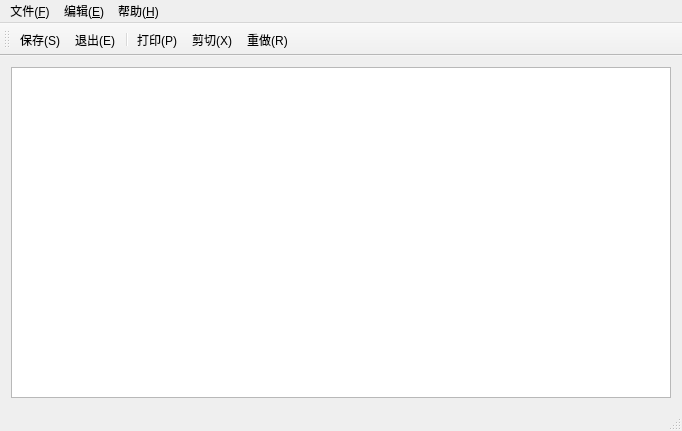
<?xml version="1.0" encoding="UTF-8"?>
<ui version="4.0">
 <class>MainWindow</class>
 <widget class="QMainWindow" name="MainWindow">
  <property name="geometry">
   <rect>
    <x>0</x>
    <y>0</y>
    <width>682</width>
    <height>431</height>
   </rect>
  </property>
  <property name="windowTitle">
   <string>MainWindow</string>
  </property>
  <widget class="QWidget" name="centralWidget">
   <layout class="QHBoxLayout" name="horizontalLayout">
    <item>
     <widget class="QTextEdit" name="textEdit">
      <property name="font">
       <font>
        <family>楷体</family>
        <pointsize>12</pointsize>
       </font>
      </property>
      <property name="styleSheet">
       <string notr="true"/>
      </property>
     </widget>
    </item>
   </layout>
  </widget>
  <widget class="QMenuBar" name="menuBar">
   <property name="geometry">
    <rect>
     <x>0</x>
     <y>0</y>
     <width>682</width>
     <height>23</height>
    </rect>
   </property>
   <widget class="QMenu" name="menu">
    <property name="title">
     <string>文件(&amp;F)</string>
    </property>
    <addaction name="newAction"/>
    <addaction name="openAction"/>
    <addaction name="saveAction"/>
    <addaction name="saveAsAction"/>
    <addaction name="separator"/>
    <addaction name="printfActio"/>
    <addaction name="actionExit"/>
   </widget>
   <widget class="QMenu" name="menu_N">
    <property name="title">
     <string>编辑(&amp;E)</string>
    </property>
    <addaction name="actionUndo"/>
    <addaction name="actionRedo"/>
    <addaction name="separator"/>
    <addaction name="actionCopy"/>
    <addaction name="actionCut"/>
    <addaction name="actionPaste"/>
    <addaction name="actionSeleteAll"/>
    <addaction name="separator"/>
    <addaction name="actionDate"/>
    <addaction name="separator"/>
    <addaction name="actionFont"/>
    <addaction name="actionColor"/>
   </widget>
   <widget class="QMenu" name="menu_H">
    <property name="title">
     <string>帮助(&amp;H)</string>
    </property>
    <addaction name="action_U"/>
    <addaction name="action_S"/>
    <addaction name="action_W"/>
    <addaction name="actionAboutQt"/>
    <addaction name="separator"/>
    <addaction name="actionAbout"/>
   </widget>
   <addaction name="menu"/>
   <addaction name="menu_N"/>
   <addaction name="menu_H"/>
  </widget>
  <widget class="QToolBar" name="mainToolBar">
   <attribute name="toolBarArea">
    <enum>TopToolBarArea</enum>
   </attribute>
   <attribute name="toolBarBreak">
    <bool>false</bool>
   </attribute>
   <addaction name="saveAction"/>
   <addaction name="actionExit"/>
   <addaction name="separator"/>
   <addaction name="printfActio"/>
   <addaction name="actionCut"/>
   <addaction name="actionRedo"/>
  </widget>
  <widget class="QStatusBar" name="statusBar"/>
  <action name="newAction">
   <property name="text">
    <string>新建（&amp;N)</string>
   </property>
  </action>
  <action name="openAction">
   <property name="text">
    <string>打开(&amp;O)</string>
   </property>
  </action>
  <action name="saveAction">
   <property name="icon">
    <iconset resource="res.qrc">
     <normaloff>:/new/icon/ICO/Windows.ico</normaloff>:/new/icon/ICO/Windows.ico</iconset>
   </property>
   <property name="text">
    <string>保存(&amp;S)</string>
   </property>
  </action>
  <action name="saveAsAction">
   <property name="icon">
    <iconset resource="res.qrc">
     <normaloff>:/new/icon/ICO/DatabaseProject.ico</normaloff>:/new/icon/ICO/DatabaseProject.ico</iconset>
   </property>
   <property name="text">
    <string>另存为(&amp;A)</string>
   </property>
  </action>
  <action name="printfActio">
   <property name="icon">
    <iconset resource="res.qrc">
     <normaloff>:/new/icon/ICO/print_pref.ico</normaloff>:/new/icon/ICO/print_pref.ico</iconset>
   </property>
   <property name="text">
    <string>打印(&amp;P)</string>
   </property>
  </action>
  <action name="actionExit">
   <property name="icon">
    <iconset resource="res.qrc">
     <normaloff>:/new/icon/ICO/OOFL.ICO</normaloff>:/new/icon/ICO/OOFL.ICO</iconset>
   </property>
   <property name="text">
    <string>退出(&amp;E)</string>
   </property>
  </action>
  <action name="actionUndo">
   <property name="icon">
    <iconset resource="res.qrc">
     <normaloff>:/new/icon/ICO/jumplist_startalltask.ico</normaloff>:/new/icon/ICO/jumplist_startalltask.ico</iconset>
   </property>
   <property name="text">
    <string>撤销(&amp;U)</string>
   </property>
  </action>
  <action name="actionRedo">
   <property name="icon">
    <iconset resource="res.qrc">
     <normaloff>:/new/icon/ICO/TIMER01.ICO</normaloff>:/new/icon/ICO/TIMER01.ICO</iconset>
   </property>
   <property name="text">
    <string>重做(&amp;R)</string>
   </property>
  </action>
  <action name="actionCopy">
   <property name="icon">
    <iconset resource="res.qrc">
     <normaloff>:/new/icon/ICO/Windows.ico</normaloff>:/new/icon/ICO/Windows.ico</iconset>
   </property>
   <property name="text">
    <string>复制(&amp;C)</string>
   </property>
  </action>
  <action name="actionCut">
   <property name="icon">
    <iconset resource="res.qrc">
     <normaloff>:/new/icon/ICO/idlfile.ico</normaloff>:/new/icon/ICO/idlfile.ico</iconset>
   </property>
   <property name="text">
    <string>剪切(&amp;X)</string>
   </property>
  </action>
  <action name="actionPaste">
   <property name="text">
    <string>粘贴(&amp;V)</string>
   </property>
  </action>
  <action name="actionSeleteAll">
   <property name="text">
    <string>全选(&amp;A)</string>
   </property>
  </action>
  <action name="actionDate">
   <property name="text">
    <string>日期(&amp;D)</string>
   </property>
  </action>
  <action name="actionFont">
   <property name="text">
    <string>字体(&amp;F)</string>
   </property>
  </action>
  <action name="actionColor">
   <property name="text">
    <string>颜色(&amp;C)</string>
   </property>
  </action>
  <action name="action_U">
   <property name="text">
    <string>更新(&amp;U)</string>
   </property>
  </action>
  <action name="action_S">
   <property name="text">
    <string>关于软件(&amp;S)</string>
   </property>
  </action>
  <action name="action_W">
   <property name="text">
    <string>关于官网(&amp;W)</string>
   </property>
  </action>
  <action name="actionAboutQt">
   <property name="text">
    <string>关于Qt(&amp;Q)</string>
   </property>
  </action>
  <action name="actionAbout">
   <property name="text">
    <string>帮助(&amp;E)</string>
   </property>
  </action>
 </widget>
 <layoutdefault spacing="6" margin="11"/>
 <resources>
  <include location="res.qrc"/>
 </resources>
 <connections/>
</ui>
